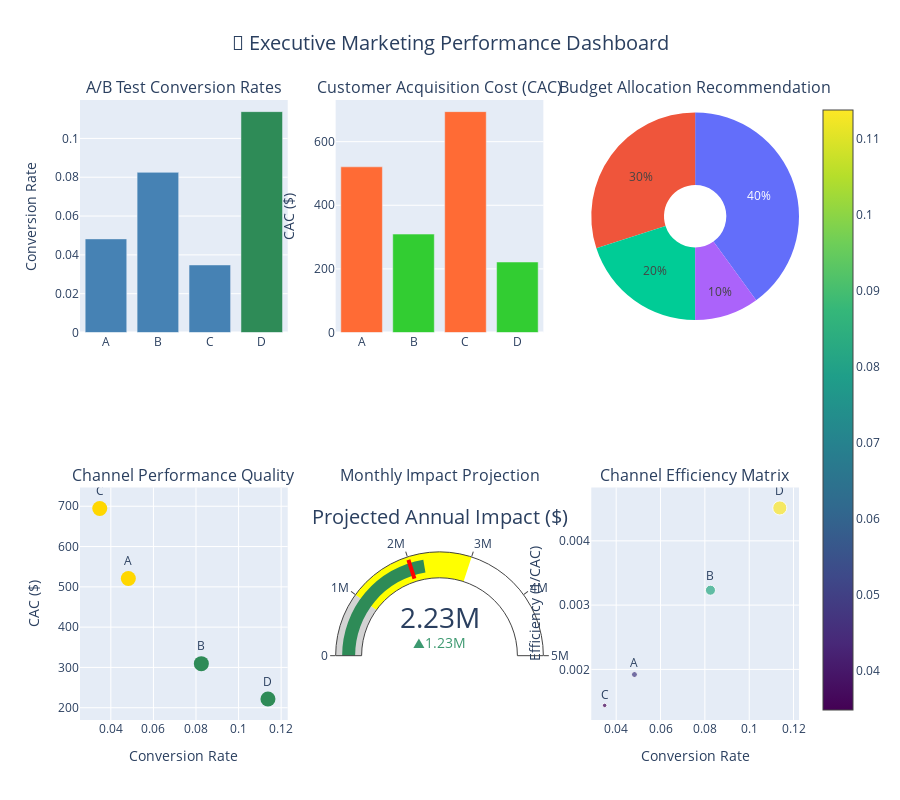

Notebook source saved alongside this figure:
### Code cell
# ========================================
# 🎯 Executive Marketing Dashboard
# ========================================

import plotly.graph_objects as go
from plotly.subplots import make_subplots
import plotly.express as px
import numpy as np

# Create comprehensive executive dashboard
fig = make_subplots(
    rows=2, cols=3,
    subplot_titles=('A/B Test Conversion Rates', 'Customer Acquisition Cost (CAC)', 
                   'Budget Allocation Recommendation', 'Channel Performance Quality',
                   'Monthly Impact Projection', 'Channel Efficiency Matrix'),
    specs=[[{"type": "bar"}, {"type": "bar"}, {"type": "pie"}],
           [{"type": "scatter"}, {"type": "indicator"}, {"type": "scatter"}]]
)

# 1. Conversion Rates
fig.add_trace(
    go.Bar(x=cac_analysis['Group'], 
           y=cac_analysis['Conversion_Rate'],
           name='Conversion Rate',
           marker_color=['#2E8B57' if x == summary_metrics['winner_channel'] else '#4682B4' 
                        for x in cac_analysis['Group']]),
    row=1, col=1
)

# 2. CAC Analysis
fig.add_trace(
    go.Bar(x=cac_analysis['Group'], 
           y=cac_analysis['CAC'],
           name='CAC ($)',
           marker_color=['#FF6B35' if x > cac_analysis['CAC'].mean() else '#32CD32' 
                        for x in cac_analysis['CAC']]),
    row=1, col=2
)

# 3. Budget Allocation (Pie Chart)
budget_labels, budget_values = recommended_budget
fig.add_trace(
    go.Pie(labels=budget_labels, 
           values=budget_values,
           name="Budget Allocation",
           hole=0.3),
    row=1, col=3
)

# 4. Channel Quality Scatter
quality_colors = {'Excellent': '#2E8B57', 'Good': '#32CD32', 'Marginal': '#FFD700', 'Poor': '#FF6B35'}
fig.add_trace(
    go.Scatter(x=cac_analysis['Conversion_Rate'], 
               y=cac_analysis['CAC'],
               mode='markers+text',
               text=cac_analysis['Group'],
               textposition="top center",
               marker=dict(size=15, 
                          color=[quality_colors[q] for q in cac_analysis['Quality']]),
               name='Channel Quality'),
    row=2, col=1
)

# 5. Impact Indicator
fig.add_trace(
    go.Indicator(
        mode = "gauge+number+delta",
        value = summary_metrics['projected_annual_impact'],
        domain = {'x': [0, 1], 'y': [0, 1]},
        title = {'text': "Projected Annual Impact ($)"},
        delta = {'reference': 1000000},
        gauge = {'axis': {'range': [None, 5000000]},
                'bar': {'color': "#2E8B57"},
                'steps': [{'range': [0, 1000000], 'color': "lightgray"},
                         {'range': [1000000, 3000000], 'color': "yellow"}],
                'threshold': {'line': {'color': "red", 'width': 4},
                            'thickness': 0.75, 'value': 2000000}}),
    row=2, col=2
)

# 6. Efficiency Matrix (Conversion Rate vs CAC)
fig.add_trace(
    go.Scatter(x=cac_analysis['Conversion_Rate'], 
               y=1/cac_analysis['CAC'],  # Inverse CAC for efficiency
               mode='markers+text',
               text=cac_analysis['Group'],
               textposition="top center",
               marker=dict(size=cac_analysis['Conversions']/10,  # Size by conversions
                          color=cac_analysis['Conversion_Rate'],
                          colorscale='Viridis',
                          showscale=True),
               name='Efficiency'),
    row=2, col=3
)

# Update layout
fig.update_layout(
    height=800,
    showlegend=False,
    title_text="🎯 Executive Marketing Performance Dashboard",
    title_x=0.5,
    title_font_size=20,
    font=dict(size=12)
)

# Update specific axes
fig.update_yaxes(title_text="Conversion Rate", row=1, col=1)
fig.update_yaxes(title_text="CAC ($)", row=1, col=2)
fig.update_yaxes(title_text="CAC ($)", row=2, col=1)
fig.update_xaxes(title_text="Conversion Rate", row=2, col=1)
fig.update_yaxes(title_text="Efficiency (1/CAC)", row=2, col=3)
fig.update_xaxes(title_text="Conversion Rate", row=2, col=3)

fig.show()

# Key Insights Summary
print("\n" + "="*60)
print("🎯 EXECUTIVE SUMMARY - MARKETING PERFORMANCE")
print("="*60)
print(f"🏆 WINNER: Channel {summary_metrics['winner_channel']} ({summary_metrics['winner_conversion_rate']:.1%} conversion)")
print(f"📉 UNDERPERFORMER: Channel {summary_metrics['loser_channel']} ({summary_metrics['loser_conversion_rate']:.1%} conversion)")
print(f"📈 MONTHLY LIFT OPPORTUNITY: {summary_metrics['monthly_conversion_lift']:,} conversions")
print(f"💰 PROJECTED ANNUAL IMPACT: ${summary_metrics['projected_annual_impact']:,}")
print(f"📊 AVERAGE CAC: ${summary_metrics['avg_cac']:.0f}")
print(f"🎯 TOTAL CONVERSIONS: {summary_metrics['total_conversions']:,}")

# Save dashboard
fig.write_html(asset_dir / 'executive_dashboard.html')
print(f"\n✅ Dashboard saved to: {asset_dir / 'executive_dashboard.html'}")

# Convert numpy types to native Python types for JSON serialization
def convert_numpy_types(obj):
    """Convert numpy types to native Python types for JSON serialization"""
    if isinstance(obj, dict):
        return {k: convert_numpy_types(v) for k, v in obj.items()}
    elif isinstance(obj, list):
        return [convert_numpy_types(v) for v in obj]
    elif isinstance(obj, np.integer):
        return int(obj)
    elif isinstance(obj, np.floating):
        return float(obj)
    elif isinstance(obj, np.ndarray):
        return obj.tolist()
    return obj

# Save summary metrics with proper type conversion
summary_metrics_json = convert_numpy_types(summary_metrics)
with open(asset_dir / 'summary_metrics.json', 'w') as f:
    json.dump(summary_metrics_json, f, indent=2)
    
print(f"✅ Summary metrics saved to: {asset_dir / 'summary_metrics.json'}")

### Figure 1 — Plotly figure (JSON) as saved in the notebook; plotly's stock layout.template omitted (floating-point values rounded to 4 significant figures)
{"data": [{"marker": {"color": ["#4682B4", "#4682B4", "#4682B4", "#2E8B57"]}, "name": "Conversion Rate", "type": "bar", "x": ["A", "B", "C", "D"], "xaxis": "x", "y": [0.04823, 0.08252, 0.0348, 0.1138], "yaxis": "y"}, {"marker": {"color": ["#FF6B35", "#32CD32", "#FF6B35", "#32CD32"]}, "name": "CAC ($)", "type": "bar", "x": ["A", "B", "C", "D"], "xaxis": "x2", "y": [520.8, 309.4, 694.4, 221.6], "yaxis": "y2"}, {"domain": {"x": [0.7111, 1], "y": [0.625, 1]}, "hole": 0.3, "labels": ["Channel D", "Channel B", "Channel A", "Channel C"], "name": "Budget Allocation", "type": "pie", "values": [50000, 37500, 25000, 12500]}, {"marker": {"color": ["#FFD700", "#2E8B57", "#FFD700", "#2E8B57"], "size": 15}, "mode": "markers+text", "name": "Channel Quality", "text": ["A", "B", "C", "D"], "textposition": "top center", "type": "scatter", "x": [0.04823, 0.08252, 0.0348, 0.1138], "xaxis": "x3", "y": [520.8, 309.4, 694.4, 221.6], "yaxis": "y3"}, {"delta": {"reference": 1000000}, "domain": {"x": [0.3556, 0.6444], "y": [0, 0.375]}, "gauge": {"axis": {"range": [null, 5000000]}, "bar": {"color": "#2E8B57"}, "steps": [{"color": "lightgray", "range": [0, 1000000]}, {"color": "yellow", "range": [1000000, 3000000]}], "threshold": {"line": {"color": "red", "width": 4}, "thickness": 0.75, "value": 2000000}}, "mode": "gauge+number+delta", "title": {"text": "Projected Annual Impact ($)"}, "type": "indicator", "value": 2233800}, {"marker": {"color": [0.04823, 0.08252, 0.0348, 0.1138], "colorscale": [[0, "#440154"], [0.1111, "#482878"], [0.2222, "#3e4989"], [0.3333, "#31688e"], [0.4444, "#26828e"], [0.5556, "#1f9e89"], [0.6667, "#35b779"], [0.7778, "#6ece58"], [0.8889, "#b5de2b"], [1, "#fde725"]], "showscale": true, "size": [6.0, 10.1, 4.5, 14.1]}, "mode": "markers+text", "name": "Efficiency", "text": ["A", "B", "C", "D"], "textposition": "top center", "type": "scatter", "x": [0.04823, 0.08252, 0.0348, 0.1138], "xaxis": "x4", "y": [0.00192, 0.003232, 0.00144, 0.004512], "yaxis": "y4"}], "layout": {"annotations": [{"font": {"size": 16}, "showarrow": false, "text": "A/B Test Conversion Rates", "x": 0.1444, "xanchor": "center", "xref": "paper", "y": 1, "yanchor": "bottom", "yref": "paper"}, {"font": {"size": 16}, "showarrow": false, "text": "Customer Acquisition Cost (CAC)", "x": 0.5, "xanchor": "center", "xref": "paper", "y": 1, "yanchor": "bottom", "yref": "paper"}, {"font": {"size": 16}, "showarrow": false, "text": "Budget Allocation Recommendation", "x": 0.8556, "xanchor": "center", "xref": "paper", "y": 1, "yanchor": "bottom", "yref": "paper"}, {"font": {"size": 16}, "showarrow": false, "text": "Channel Performance Quality", "x": 0.1444, "xanchor": "center", "xref": "paper", "y": 0.375, "yanchor": "bottom", "yref": "paper"}, {"font": {"size": 16}, "showarrow": false, "text": "Monthly Impact Projection", "x": 0.5, "xanchor": "center", "xref": "paper", "y": 0.375, "yanchor": "bottom", "yref": "paper"}, {"font": {"size": 16}, "showarrow": false, "text": "Channel Efficiency Matrix", "x": 0.8556, "xanchor": "center", "xref": "paper", "y": 0.375, "yanchor": "bottom", "yref": "paper"}], "font": {"size": 12}, "height": 800, "showlegend": false, "title": {"font": {"size": 20}, "text": "🎯 Executive Marketing Performance Dashboard", "x": 0.5}, "xaxis": {"anchor": "y", "domain": [0, 0.2889]}, "xaxis2": {"anchor": "y2", "domain": [0.3556, 0.6444]}, "xaxis3": {"anchor": "y3", "domain": [0, 0.2889], "title": {"text": "Conversion Rate"}}, "xaxis4": {"anchor": "y4", "domain": [0.7111, 1], "title": {"text": "Conversion Rate"}}, "yaxis": {"anchor": "x", "domain": [0.625, 1], "title": {"text": "Conversion Rate"}}, "yaxis2": {"anchor": "x2", "domain": [0.625, 1], "title": {"text": "CAC ($)"}}, "yaxis3": {"anchor": "x3", "domain": [0, 0.375], "title": {"text": "CAC ($)"}}, "yaxis4": {"anchor": "x4", "domain": [0, 0.375], "title": {"text": "Efficiency (1/CAC)"}}}}
